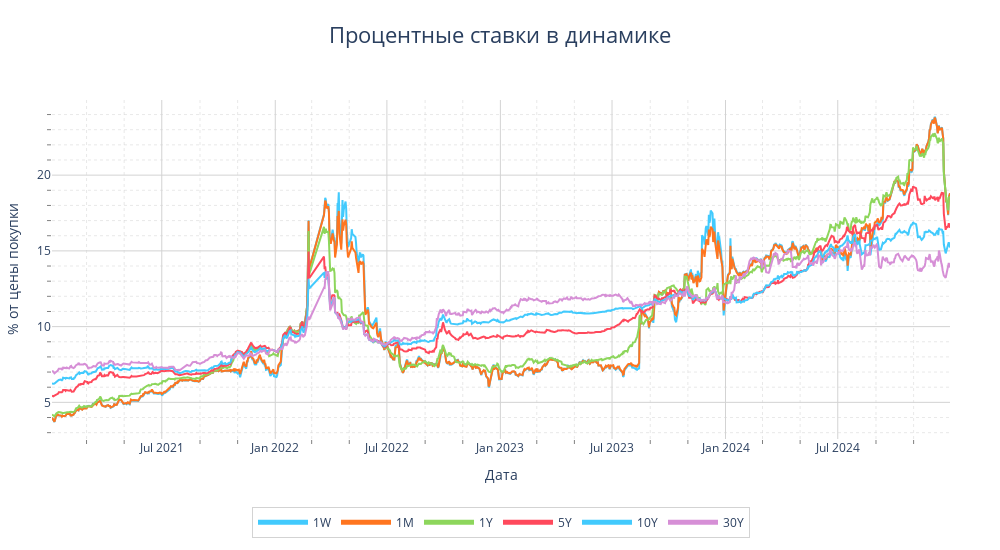

The notebook cell saved with this chart:
### Code cell
cols_to_show = ['1W', '1M', '1Y', '5Y', '10Y', '30Y']
plot_ts_plotly(
    rates,
    x='Дата',
    y=cols_to_show,
    title='Процентные ставки в динамике'
)

### Figure 1 — Plotly figure (JSON) as saved in the notebook; plotly's stock layout.template omitted (floating-point values rounded to 4 significant figures; data arrays with more than 128 entries replaced by an {"elided": "..."} marker saying what was removed)
{"data": [{"hovertemplate": "<b>1W</b>: %{y:.1f}%<extra></extra>", "line": {"color": "#42CAFD"}, "mode": "lines", "name": "1W", "type": "scatter", "x": {"elided": "1002 str values"}, "y": {"elided": "1002 float values"}}, {"hovertemplate": "<b>1M</b>: %{y:.1f}%<extra></extra>", "line": {"color": "#FF751F"}, "mode": "lines", "name": "1M", "type": "scatter", "x": {"elided": "1002 str values"}, "y": {"elided": "1002 float values"}}, {"hovertemplate": "<b>1Y</b>: %{y:.1f}%<extra></extra>", "line": {"color": "#8DD65C"}, "mode": "lines", "name": "1Y", "type": "scatter", "x": {"elided": "1002 str values"}, "y": {"elided": "1002 float values"}}, {"hovertemplate": "<b>5Y</b>: %{y:.1f}%<extra></extra>", "line": {"color": "#FF495C"}, "mode": "lines", "name": "5Y", "type": "scatter", "x": {"elided": "1002 str values"}, "y": {"elided": "1002 float values"}}, {"hovertemplate": "<b>10Y</b>: %{y:.1f}%<extra></extra>", "line": {"color": "#42CAFD"}, "mode": "lines", "name": "10Y", "type": "scatter", "x": {"elided": "1002 str values"}, "y": {"elided": "1002 float values"}}, {"hovertemplate": "<b>30Y</b>: %{y:.1f}%<extra></extra>", "line": {"color": "#D68FD6"}, "mode": "lines", "name": "30Y", "type": "scatter", "x": {"elided": "1002 str values"}, "y": {"elided": "1002 float values"}}], "layout": {"height": 550, "hovermode": "x unified", "legend": {"bgcolor": "rgba(255, 255, 255, 0.8)", "bordercolor": "lightgray", "borderwidth": 1, "font": {"size": 12}, "itemsizing": "constant", "itemwidth": 50, "orientation": "h", "traceorder": "normal", "x": 0.5, "xanchor": "center", "y": -0.2, "yanchor": "top"}, "margin": {"b": 50, "l": 50, "r": 50, "t": 100}, "title": {"font": {"size": 22}, "text": "Процентные ставки в динамике", "x": 0.5, "xanchor": "center", "y": 0.95, "yanchor": "top"}, "width": 1000, "xaxis": {"gridcolor": "lightgray", "gridwidth": 1, "minor": {"gridcolor": "rgba(211, 211, 211, 0.5)", "griddash": "dot", "showgrid": true, "tickcolor": "gray", "ticklen": 4}, "showgrid": true, "title": {"text": "Дата"}}, "yaxis": {"gridcolor": "lightgray", "gridwidth": 1, "minor": {"gridcolor": "rgba(211, 211, 211, 0.5)", "griddash": "dot", "showgrid": true, "tickcolor": "gray", "ticklen": 4}, "showgrid": true, "title": {"text": "% от цены покупки"}}}}
